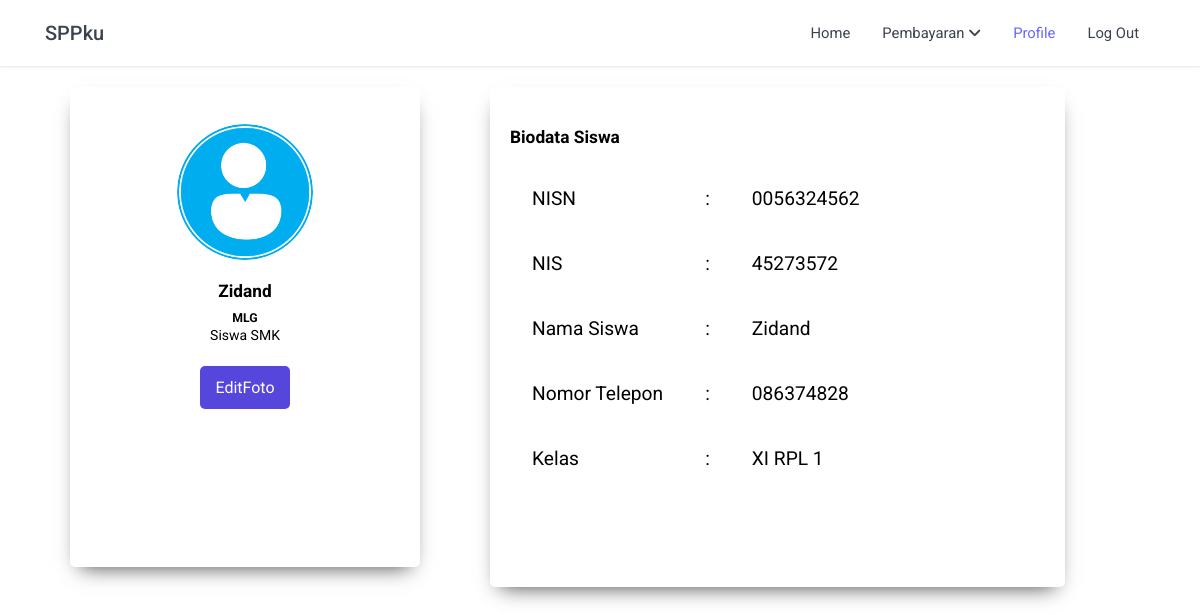
The page /siswa/profile.php (signed in) on the database its author committed.
### tables this page shows
CREATE TABLE `siswa` (
  `NISN` char(10) NOT NULL,
  `NIS` char(8) NOT NULL,
  `nama` varchar(50) NOT NULL,
  `id_kelas` int(11) NOT NULL,
  `alamat` text NOT NULL,
  `no_tlp` varchar(13) NOT NULL,
  `password` varchar(255) NOT NULL,
  `id` int(11) NOT NULL,
  `foto_siswa` varchar(255) NOT NULL
);

CREATE TABLE `kelas` (
  `id_kelas` int(11) NOT NULL,
  `nama_kelas` varchar(20) NOT NULL,
  `jurusan` varchar(20) NOT NULL,
  `id_angkatan` int(11) NOT NULL
);

### siswa/profile.php (the view, shortened to what this page needs)
<?php
if ($_SESSION['status_login']==false) {
  header('location: ../login/login.php');
}else{
?>
<!DOCTYPE html>
<html lang="en">
<head>
  <link rel="stylesheet" href="style.css?<?php echo time(); ?>">
  <link href='https://unpkg.com/boxicons@2.0.9/css/boxicons.min.css' rel='stylesheet'>
</head>
<body>
<nav class="navbar">
  <div class="container">
    <div class="navbar-header">
      <a href="#">
        <h4>SPPku</h4>
      </a>
    </div>
    <div class="navbar-menu" id="open-navbar1">
      <ul class="navbar-nav">
        <li ><a href="dashboard.php">Home</a></li>
        <li class="navbar-dropdown ">
          <a href="#" class="dropdown-toggler" data-dropdown="my-dropdown-id">
            Pembayaran <i class="fa fa-angle-down"></i>
          </a>
        </li>
        <li class="active"><a href="profile.php">Profile</a></li>
        <li><a href="logout.php">Log Out</a></li>
      </ul>
    </div>
  </div>
</nav>
<?php
$nisn=$_SESSION['NISN'];
include "koneksi.php";
$sql=mysqli_query($conn, "select * from siswa where NISN=$nisn");
$p=mysqli_fetch_array($sql);
$que=mysqli_query($conn, "select * from siswa a join kelas b using(id_kelas) where NISN=$nisn");
$po=mysqli_fetch_array($que);
if($p['foto_siswa']==null){
    $foto="<img src='profile.png' class='round'>";
}else{
    $foto="<img src='foto/$p[foto_siswa]' class='round'>";
}
?>
<div class="box">
<div class="card-container">
	<?php echo $foto?>
	<h3><?=$_SESSION['nama']?></h3>
	<h5><?=$_SESSION['alamat']?></h5>
	<p>Siswa SMK<br/>
	<div class="edit">
        <form action="proses_edit_foto.php" method="post" enctype="multipart/form-data">
        <label class="button" for="upload">EditFoto</label>
     <input type="file" name="foto" id="upload" onchange="javascript:this.form.submit();">
</form>
	</div>
</div>
<div class="card2">
	<h3>Biodata Siswa</h3>
<table class="bio">
	<tr>
		<td>NISN</td>
		<td>:</td>
		<td class="ket"><?php echo $p['NISN']; ?></td>
	</tr>
    <tr>
		<td>NIS</td>
		<td>:</td>
		<td class="ket"><?php echo $p['NIS']; ?></td>
	</tr>
    <tr>
		<td>Nama Siswa</td>
		<td>:</td>
		<td class="ket"><?php echo $p['nama']; ?></td>
	</tr>
    <tr>
		<td>Nomor Telepon</td>
		<td>:</td>
		<td class="ket"><?php echo $p['no_tlp']; ?></td>
	</tr>
	<tr>
		<td>Kelas</td>
		<td>:</td>
		<td class="ket"><?php echo $po['nama_kelas']; ?></td>
	</tr>
</table>
</div>
</div>
</body>
</html>
<?php
}
?>

### siswa/style.css (style rules this page uses)
* { box-sizing: border-box; padding: 0; margin: 0; }
body { font-family: 'Roboto', sans-serif; font-size: 0.925rem; }
a { text-decoration: none; }
.container { width: 1170px; position: relative; margin-left: auto; margin-right: auto; padding-left: 15px; padding-right: 15px; }
.navbar, .navbar > .container { width: 100%; display: flex; flex-wrap: wrap; align-items: center; justify-content: space-between; }
.navbar { box-shadow: 0 1px 2px 0 rgba(0, 0, 0, 0.05); background-color: #fff; padding: 1rem 1.15rem; border-bottom: 1px solid #eceef3; }
@media (min-width: 576px) { .navbar .container { max-width: 540px; } }
@media (min-width: 768px) { .navbar .container { max-width: 720px; } }
@media (min-width: 992px) { .navbar .container { max-width: 960px; } }
@media (min-width: 1200px) { .navbar .container { max-width: 1140px; } }
.navbar .navbar-header { display: flex; align-items: center; }
.navbar .navbar-header > a { font-weight: 500; color: #3c4250; }
.navbar .navbar-menu { display: flex; align-items: center; flex-basis: auto; flex-grow: 1; }
.navbar .navbar-menu .navbar-nav { margin-left: auto; flex-direction: row; display: flex; padding-left: 0; margin-bottom: 0; list-style: none; }
.navbar .navbar-menu .navbar-nav > li > a { color: #3c4250; text-decoration: none; display: inline-block; padding: 0.5rem 1rem; }
.navbar .navbar-menu .navbar-nav > li.active a { color: #66f; }
.navbar .navbar-dropdown { position: relative; }
.navbar .navbar-header h4 { font-weight: 500; font-size: 1.25rem; }
input[type="file"] { position: absolute; z-index: -1; top: 10px; left: 8px; font-size: 17px; color: #b8b8b8; }
.button { display: inline-block; padding: 12px 15px; cursor: pointer; border-radius: 5px; background-color: #5746db; font-size: 16px; color: #fff; }
.box { width: 100%; }
h3 { margin: 10px 0; }
p { font-size: 14px; line-height: 21px; }
.card-container { background-color: white; border-radius: 5px; box-shadow: 0px 10px 20px -10px rgba(0,0,0,0.75); color: black; padding-top: 30px; padding-bottom: 30px; position: relative; width: 350px; height: 60vh; max-width: 100%; text-align: center; margin: 20px 20px; }
.round { border-radius: 50%; padding: 7px; width:150px; height:150px; }
.edit { margin-top: 20px; }
.box { display: flex; padding-left: 50px; }
.card2 { background-color: white; border-radius: 5px; box-shadow: 0px 10px 20px -10px rgba(0,0,0,0.75); color: black; padding-top: 30px; padding-bottom: 30px; margin-top: 20px; margin-left: 50px; width: 50%; }
.bio { padding: 8px 20px; font-size: 1.2rem; }
.ket { padding-left: 50px; }
.bio tr td { padding: 20px 20px; }
.card2 h3 { padding-left: 20px; }

### rows shown on the page
siswa: NISN "0056324562", NIS "45273572", nama "Zidand", no_tlp "086374828", id_kelas.nama_kelas "XI RPL 1"

### other values the page prints
$_SESSION['nama'] "Zidand"
$_SESSION['alamat'] "MLG"
